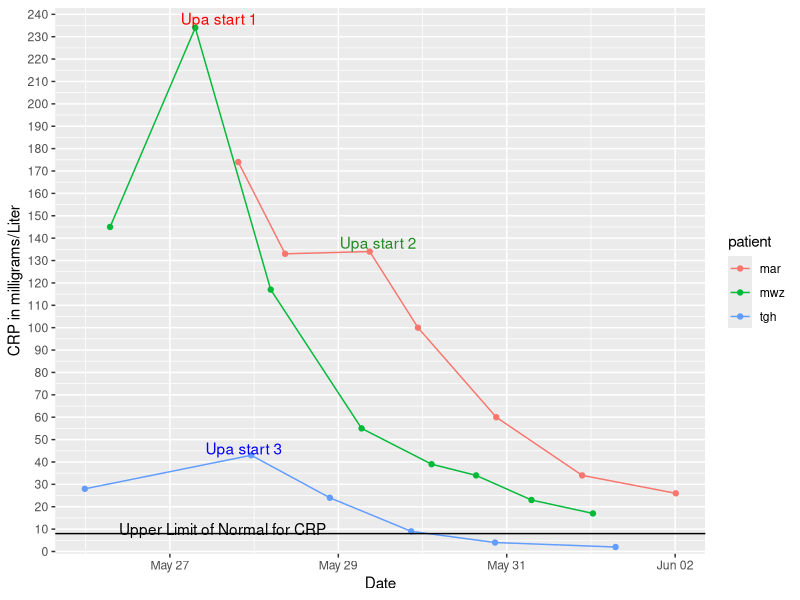

Source code (R):
## ---- chunk 1
knitr::opts_chunk$set(echo = TRUE)
library(tidyverse)
library(readxl)
library(here)
library(lubridate)
## ---- chunk 2
crp <- readxl::read_excel("upa_data2.xlsx") %>%
  filter(test == "crp") %>% 
  mutate(patient = factor(patient)) %>% 
  relocate(patient, Dx, upa_start_date, upa) 

## ---- chunk 3
crp %>% 
  group_by(patient) %>% 
  ggplot() +
  aes(x = date, y = 10*value, group = patient, color = patient) +
  geom_point() +
  geom_line() +
  labs(y = "CRP in milligrams/Liter",
       x = "Date") +
  annotate("text", x = mdy_hms("May 27, 2022, 21:06:00"), y = 46, label= "Upa start 3", color = "blue"  ) +
  annotate("text", x = mdy_hms("May 27, 2022, 14:04:00"), y = 238, label= "Upa start 1", color = "red") +
  annotate("text", x = mdy_hms("May 29, 2022, 11:21:00"), y = 138, label= "Upa start 2", color = "forestgreen") +
  scale_y_continuous(breaks = seq(0, 250, 10),
          expand = expansion(add = c(3,5))) +
  geom_hline(yintercept =8, color = "black") +
  annotate("text", x = mdy_hms("May 27, 2022, 15:00:00"), y = 10, label= "Upper Limit of Normal for CRP", color = "black")

